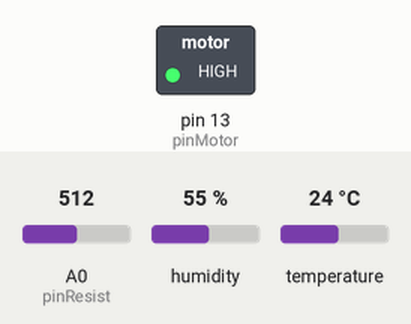
The sketch below on a simulated Arduino Uno, built with avr-gcc and run on an emulated ATmega328P. On the bench: switched loads named in the sketch (green lamp = pin HIGH). The test bench sets the inputs (shaded band); at power-on: A0 (pinResist) = 512, humidity 55 %, temperature 24 °C. What the sketch prints to the serial monitor is not drawn.

Above: at 0.1 s.
Timing chart, 0 to 1.6 s (numbered marks = the images above):
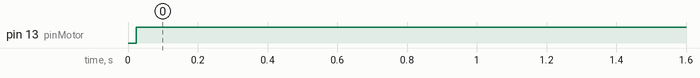

The sketch:

ControlExtractoresHumedad.ino
```cpp
// Proyecto: CONTROL DE EXTRACTORES DE HUMEDAD
// Alcance:  Activar un dispositivo de extracción de aire de 220v a partir de un umbral
//           de humedad ambiente censado por un DHT11 con un ciclo de 1 minuto
//              - El motor puede permanecer prendido hasta maxupTime (minutos)
//              - Después de maxupTime debe descansar como mínimo el 30% del tiempo de trabajo (dinRest)
//              - Si el motor viene sin esfuerzos el tiempo mínimo para rearrancar el motor es de mindownTime
//              - time guarda los minutos que hace desde que prendí el microcontrolador
// Autor:    Diego C. Fernández Sanz
// Fecha:    30/07/2017


#include <SimpleDHT.h>

int pinDHT11        = 2;                        // pin de entrada de la señal del sensor DHT11
int pinMotor        = 13;                       // pin de salida que controla el motor
int pinResist       = A0;                       // pin del preset que regula el % humedad

float Regulador     = 0.00;                     // Valor de lectura del preset que regula el % humedad
float Umbral        = 0.00;                     // % de Humedad a la que quiero que se prenda el motor
byte temperature    = 0;
byte humidity       = 0;
int err             = SimpleDHTErrSuccess;      // Atributo de error del DHT11
unsigned long time  = 0;                        // Minutos que hace desde que arranqué el dispositivo (sensor)
int stateMotor      = 0;                        // Estado del motor 0=Apagado, 1=Prendido
int upTime          = 0;                        // Minutos que hace que el motor esta prendido
int downTime        = 0;                        // Minutos que hace que el motor esta apagado
int maxupTime       = 120;                      // Minutos de máximo que quiero que el motor permanezca prendido
int mindownTime     = 2;                        // Minutos de mínima de descanso para que el motor se vuelva a prender
int dinRest         = 0;                        // Minutos de descanso dinámico para cuando vengo de cortar por maxupTime (fijo en 30%) de este último


SimpleDHT11 dht11;                              // Instancio el objeto DHT11


void setup() {
  Serial.begin(9600);

  pinMode(pinMotor, OUTPUT);
  pinMode(pinResist, INPUT);
  pinMode(pinDHT11, INPUT);

  digitalWrite(pinMotor, LOW);
  digitalWrite(pinDHT11,HIGH);

}


void loop() {


  // Leo el sensor de DHT11 y si tira error muestro el código y vuelvo a iniciar el ciclo
  if ((err = dht11.read(pinDHT11, &temperature, &humidity, NULL)) != SimpleDHTErrSuccess)
  {
    Serial.print("Error DHT11, err=");
    Serial.println(err);
    delay(1000);
    return;
  }


  // Leo el pin de una resistencia variable entre 0..1023
  // y la traspolo a 0..100% para manejar el umbral al que quiero
  // que prenta el extractor
  Regulador = analogRead(pinResist);
  Umbral = (int)((Regulador - 0.00) * (100.00 - 0.00) / (1023.00 - 0.00) + 0.00);


  // Control del encendido y apagado del motor
  //
  if(stateMotor == 0)
  {
      if((humidity>=Umbral && downTime>(mindownTime+dinRest)) || (humidity>=Umbral && time < 2))
      {
          digitalWrite(pinMotor, HIGH);
          stateMotor = 1;
          dinRest = dinRest/3;          // Bajo a un 30% el descanso dinámico considerando que estoy saliendo de un descanso
      }
  }
  if(stateMotor == 1)
  {
      if(humidity<Umbral || upTime>maxupTime)
      {
          digitalWrite(pinMotor, LOW);
          stateMotor = 0;
          dinRest = upTime/3;          // Defino un descanso dinámico del 30% del último período que el motor estuve prendido
      }
  }


  // Saco por el monitor serial los valores de estado
  //
  Serial.print("Temp: ");
  Serial.print((int)temperature);
  Serial.print(" C - Humedad: ");
  Serial.print((int)humidity);
  Serial.print(" % - UmbralH: ");
  Serial.print(Umbral);
  Serial.print(" % - StateMotor: ");
  Serial.print(stateMotor);
  Serial.print(" - Time: ");
  Serial.print(time);
  Serial.print(" - UPTime: ");
  Serial.print(upTime);
  Serial.print(" - DOWNTime: ");
  Serial.print(downTime);
  Serial.print(" - dinRest: ");
  Serial.println(dinRest);


  // Acumula el UPTIME del motor para que no quede prendido eternamente un día de lluvia con 100% de Humedad
  // por otro lado el DOWNTIME de motor asegura un tiempo de descanso del motor y evita que se reprenda el
  // motor un día de lluvia luego de haber cumplido el tiempo máximo de UPTIME
  if (stateMotor == 0)
  {
    upTime=0;
    downTime++;
  }
  else
  {
    upTime++;
    downTime=0;
  }

  time++;               // Con un delay de 60.000 en el ciclo este timer cuenta minutos reloj

  delay(60000);         // NO CAMBIAR ESTE DELAY PORQUE REPRESENTA UN TIEMPO DE CICLO DE 1 MINUTO
}
```

Measured:
- by itself, pin 13 (pinMotor): LOW → HIGH at 0.02 s
